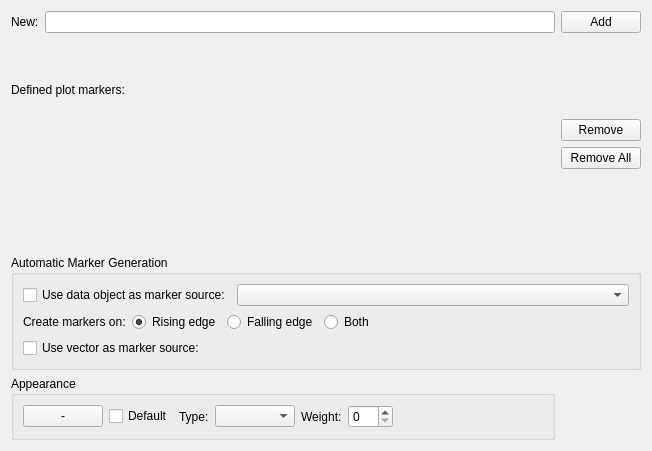
     <widget class="QWidget" name="tab">
      <attribute name="title">
       <string>Mar&amp;kers</string>
      </attribute>
      <layout class="QGridLayout">
       <item row="3" column="0">
        <widget class="Q3ButtonGroup" name="buttonGroup17">
         <property name="title">
          <string>Appearance</string>
         </property>
         <layout class="QHBoxLayout">
          <item>
           <widget class="KColorButton" name="_colorMarker">
            <property name="sizePolicy">
             <sizepolicy hsizetype="Fixed" vsizetype="Fixed">
              <horstretch>0</horstretch>
              <verstretch>0</verstretch>
             </sizepolicy>
            </property>
            <property name="text">
             <string>-</string>
            </property>
            <attribute name="buttonGroup">
             <string/>
            </attribute>
           </widget>
          </item>
          <item>
           <widget class="QCheckBox" name="_checkBoxDefaultMarkerColor">
            <property name="text">
             <string>Default</string>
            </property>
            <attribute name="buttonGroup">
             <string/>
            </attribute>
           </widget>
          </item>
          <item>
           <widget class="QLabel" name="_textLabelLineStyle">
            <property name="sizePolicy">
             <sizepolicy hsizetype="Fixed" vsizetype="Preferred">
              <horstretch>0</horstretch>
              <verstretch>0</verstretch>
             </sizepolicy>
            </property>
            <property name="text">
             <string>Type:</string>
            </property>
            <property name="wordWrap">
             <bool>false</bool>
            </property>
            <property name="buddy">
             <cstring>_comboLineStyle</cstring>
            </property>
           </widget>
          </item>
          <item>
           <widget class="QComboBox" name="_comboMarkerLineStyle">
            <property name="sizePolicy">
             <sizepolicy hsizetype="MinimumExpanding" vsizetype="Fixed">
              <horstretch>0</horstretch>
              <verstretch>0</verstretch>
             </sizepolicy>
            </property>
            <property name="font">
             <font/>
            </property>
            <property name="toolTip">
             <string>Line Type</string>
            </property>
            <property name="whatsThis">
             <string>If &quot;Show Lines&quot; is checked, the selected line style.</string>
            </property>
           </widget>
          </item>
          <item>
           <widget class="QLabel" name="_textLabelWeight">
            <property name="sizePolicy">
             <sizepolicy hsizetype="Fixed" vsizetype="Preferred">
              <horstretch>0</horstretch>
              <verstretch>0</verstretch>
             </sizepolicy>
            </property>
            <property name="text">
             <string>Weight:</string>
            </property>
            <property name="wordWrap">
             <bool>false</bool>
            </property>
            <property name="buddy">
             <cstring>_spinBoxLineWidth</cstring>
            </property>
           </widget>
          </item>
          <item>
           <widget class="QSpinBox" name="_spinBoxMarkerLineWidth">
            <property name="sizePolicy">
             <sizepolicy hsizetype="Minimum" vsizetype="Fixed">
              <horstretch>0</horstretch>
              <verstretch>0</verstretch>
             </sizepolicy>
            </property>
            <property name="minimumSize">
             <size>
              <width>45</width>
              <height>0</height>
             </size>
            </property>
            <property name="toolTip">
             <string>Line Width</string>
            </property>
            <property name="whatsThis">
             <string>If &quot;Show Lines&quot; is checked, the selected line width.</string>
            </property>
            <property name="maximum">
             <number>50</number>
            </property>
           </widget>
          </item>
          <item>
           <spacer name="spacer53_2">
            <property name="orientation">
             <enum>Qt::Horizontal</enum>
            </property>
            <property name="sizeType">
             <enum>QSizePolicy::Expanding</enum>
            </property>
            <property name="sizeHint" stdset="0">
             <size>
              <width>150</width>
              <height>20</height>
             </size>
            </property>
           </spacer>
          </item>
         </layout>
        </widget>
       </item>
       <item row="0" column="0" colspan="2">
        <layout class="QHBoxLayout">
         <item>
          <widget class="QLabel" name="textLabel1_4">
           <property name="text">
            <string>New:</string>
           </property>
           <property name="wordWrap">
            <bool>false</bool>
           </property>
           <property name="buddy">
            <cstring>NewPlotMarker</cstring>
           </property>
          </widget>
         </item>
         <item>
          <widget class="QLineEdit" name="NewPlotMarker">
           <property name="whatsThis">
            <string>Enter the value for a new plot marker here, and click Add or press the Enter key to add the marker to the list.  Duplicate plot markers cannot be created. </string>
           </property>
          </widget>
         </item>
         <item>
          <widget class="QPushButton" name="AddPlotMarker">
           <property name="enabled">
            <bool>true</bool>
           </property>
           <property name="whatsThis">
            <string>Click this button to add the plot marker to the list.</string>
           </property>
           <property name="text">
            <string>Add</string>
           </property>
          </widget>
         </item>
        </layout>
       </item>
       <item row="2" column="0" colspan="2">
        <widget class="Q3ButtonGroup" name="buttonGroup15">
         <property name="title">
          <string>Automatic Marker Generation</string>
         </property>
         <layout class="QGridLayout">
          <item row="0" column="0">
           <widget class="QCheckBox" name="UseCurve">
            <property name="text">
             <string>Use data object as marker source:</string>
            </property>
            <attribute name="buttonGroup">
             <string/>
            </attribute>
           </widget>
          </item>
          <item row="2" column="0">
           <widget class="QCheckBox" name="UseVector">
            <property name="text">
             <string>Use vector as marker source:</string>
            </property>
            <attribute name="buttonGroup">
             <string/>
            </attribute>
           </widget>
          </item>
          <item row="0" column="1">
           <widget class="QComboBox" name="CurveCombo"/>
          </item>
          <item row="2" column="1">
           <widget class="VectorSelector" name="_vectorForMarkers" native="true">
            <property name="sizePolicy">
             <sizepolicy hsizetype="Expanding" vsizetype="Preferred">
              <horstretch>0</horstretch>
              <verstretch>0</verstretch>
             </sizepolicy>
            </property>
           </widget>
          </item>
          <item row="1" column="0" colspan="2">
           <layout class="QHBoxLayout">
            <item>
             <widget class="QLabel" name="_textLabelCreateMarkersOn">
              <property name="text">
               <string>Create markers on:</string>
              </property>
              <property name="wordWrap">
               <bool>false</bool>
              </property>
             </widget>
            </item>
            <item>
             <widget class="QRadioButton" name="Rising">
              <property name="text">
               <string>Rising edge</string>
              </property>
              <property name="checked">
               <bool>true</bool>
              </property>
             </widget>
            </item>
            <item>
             <widget class="QRadioButton" name="Falling">
              <property name="text">
               <string>Falling edge</string>
              </property>
             </widget>
            </item>
            <item>
             <widget class="QRadioButton" name="Both">
              <property name="text">
               <string>Both</string>
              </property>
             </widget>
            </item>
            <item>
             <spacer name="spacer53">
              <property name="orientation">
               <enum>Qt::Horizontal</enum>
              </property>
              <property name="sizeType">
               <enum>QSizePolicy::Expanding</enum>
              </property>
              <property name="sizeHint" stdset="0">
               <size>
                <width>255</width>
                <height>20</height>
               </size>
              </property>
             </spacer>
            </item>
           </layout>
          </item>
         </layout>
        </widget>
       </item>
       <item row="1" column="0">
        <layout class="QVBoxLayout">
         <item>
          <widget class="QLabel" name="textLabel1_2">
           <property name="text">
            <string>Defined plot markers:</string>
           </property>
           <property name="wordWrap">
            <bool>false</bool>
           </property>
          </widget>
         </item>
         <item>
          <widget class="Q3ListBox" name="PlotMarkerList">
           <property name="whatsThis">
            <string>The list of defined plot markers.  Use the Add, Remove, and Remove All buttons to modify the list.  Changes to the list are not saved until the plot dialog settings are applied.</string>
           </property>
           <property name="selectionMode">
            <enum>Q3ListBox::Extended</enum>
           </property>
          </widget>
         </item>
        </layout>
       </item>
       <item row="1" column="1">
        <layout class="QGridLayout">
         <item row="2" column="0">
          <spacer name="spacer43_2">
           <property name="orientation">
            <enum>Qt::Vertical</enum>
           </property>
           <property name="sizeType">
            <enum>QSizePolicy::Expanding</enum>
           </property>
           <property name="sizeHint" stdset="0">
            <size>
             <width>20</width>
             <height>80</height>
            </size>
           </property>
          </spacer>
         </item>
         <item row="1" column="0">
          <layout class="QVBoxLayout">
           <item>
            <widget class="QPushButton" name="RemovePlotMarker">
             <property name="whatsThis">
              <string>Click this button to remove all the selected plot markers in the plot marker list.  Changes are not saved until the plot dialog settings are applied.</string>
             </property>
             <property name="text">
              <string>Remove</string>
             </property>
            </widget>
           </item>
           <item>
            <widget class="QPushButton" name="RemoveAllPlotMarkers">
             <property name="whatsThis">
              <string>Click this button to remove all plot markers from the list.  Changes are not saved until the plot dialog settings are applied.</string>
             </property>
             <property name="text">
              <string>Remove All</string>
             </property>
            </widget>
           </item>
          </layout>
         </item>
         <item row="0" column="0">
          <spacer name="spacer43">
           <property name="orientation">
            <enum>Qt::Vertical</enum>
           </property>
           <property name="sizeType">
            <enum>QSizePolicy::Expanding</enum>
           </property>
           <property name="sizeHint" stdset="0">
            <size>
             <width>20</width>
             <height>80</height>
            </size>
           </property>
          </spacer>
         </item>
        </layout>
       </item>
      </layout>
     </widget>
